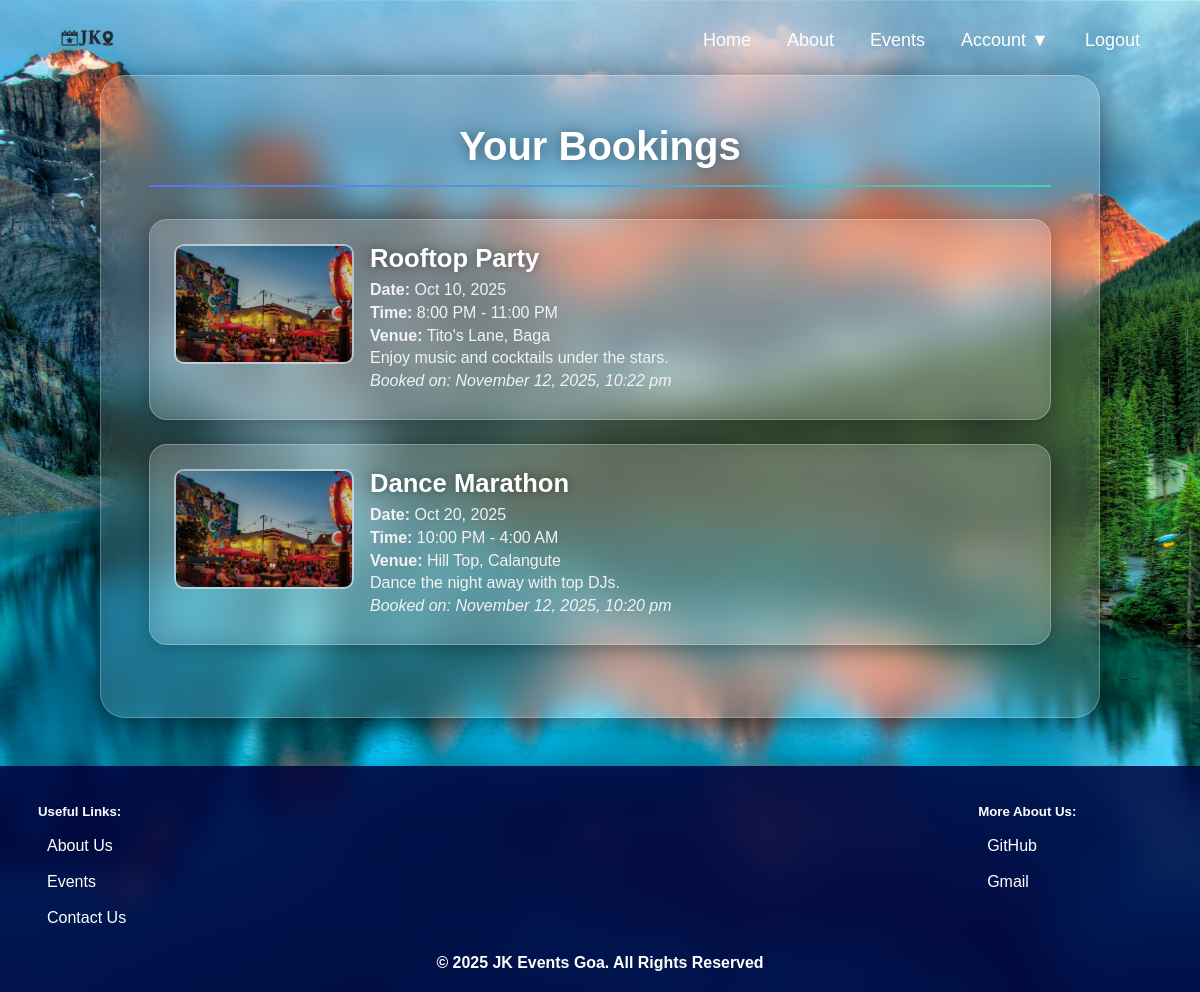
/view_bookings.php (signed in), run on the app's committed database.
### tables this page shows
CREATE TABLE `bookings` (
  `id` int(11) NOT NULL,
  `user_id` int(10) NOT NULL,
  `event_id` int(11) NOT NULL,
  `booked_at` timestamp NOT NULL DEFAULT current_timestamp()
);

CREATE TABLE `events` (
  `id` int(11) NOT NULL,
  `name` varchar(255) DEFAULT NULL,
  `address` text DEFAULT NULL,
  `date` varchar(50) DEFAULT NULL,
  `time` varchar(50) DEFAULT NULL,
  `venue` varchar(255) DEFAULT NULL,
  `description` text DEFAULT NULL
);

### view_bookings.php (the view, shortened to what this page needs)
<?php
include 'connect_db.php';
$user_id = $_SESSION['user_id'];
$query = "
    SELECT e.name, e.date, e.time, e.venue, e.description, b.booked_at
    FROM bookings b
    JOIN events e ON b.event_id = e.id
    WHERE b.user_id = ?
    ORDER BY b.booked_at DESC
";
$stmt = mysqli_prepare($conn, $query);
mysqli_stmt_bind_param($stmt, "i", $user_id);
mysqli_stmt_execute($stmt);
$result = mysqli_stmt_get_result($stmt);
$bookings = mysqli_fetch_all($result, MYSQLI_ASSOC);
?>
<!DOCTYPE html>
<html lang="en">
<head>
    <link rel="stylesheet" href="./style.css">
</head>
<body>
    <?php include 'navbar.php'; ?>
    <div class="content">
        <div class="bookings-container">
            <h2>Your Bookings</h2>
            <hr>
            <?php if (empty($bookings)): ?>
                <div class="no-bookings">
                    <p>You haven't booked any events yet. <a href="event.php">Browse events</a> to get started!</p>
                </div>
            <?php else: ?>
                <?php foreach ($bookings as $booking): ?>
                    <div class="booking-card">
                        <img src="./images/eventimg1.png" alt="Event Image">
                        <div class="booking-info">
                            <h4><?php echo htmlspecialchars($booking['name']); ?></h4>
                            <p><strong>Date:</strong> <?php echo htmlspecialchars($booking['date']); ?></p>
                            <p><strong>Time:</strong> <?php echo htmlspecialchars($booking['time']); ?></p>
                            <p><strong>Venue:</strong> <?php echo htmlspecialchars($booking['venue']); ?></p>
                            <p><?php echo htmlspecialchars($booking['description']); ?></p>
                            <p class="booked-at">Booked on: <?php echo date('F j, Y, g:i a', strtotime($booking['booked_at'])); ?></p>
                        </div>
                    </div>
                <?php endforeach; ?>
            <?php endif; ?>
        </div>
    </div>
    <footer>
        <div class="top">
            <div class="links">
                <h5>Useful Links:</h5>
                <a href="../About/about.html">About Us</a>
                <a href="#">Events</a>
                <a href="#">Contact Us</a>
            </div>
            <div class="reach">
                <h5>More About Us:</h5>
                <a href="https://github.com/Koushik-Sharma" target="_blank">GitHub</a>
                <a href="johnpaulfernandes18@gmail.com" target="_blank">Gmail</a>
            </div>
        </div>
        <div class="copyright">
            <h5>&copy; 2025 JK Events Goa. All Rights Reserved</h5>
        </div>
    </footer>
</body>
</html>

### navbar.php (shortened to what this page needs)
<?php
$is_logged_in = isset($_SESSION['user_id']);
?>
<head>
    <link rel="stylesheet" href="/webtech_project/navbar.css">
</head>
<header>
    <nav class="navbar">
        <div class="logo">
            <img src="/webtech_project/images/Logo-BGedit.png" alt="Logo" id="logo">
        </div>
        <ul class="nav-links">
            <li><a href="/webtech_project/home.php">Home</a></li>
            <li><a href="/webtech_project/about.php">About</a></li>
            <li><a href="/webtech_project/event.php">Events</a></li>
            <?php if ($is_logged_in): ?>
                <li class="dropdown">
                    <a href="#" class="dropdown-toggle">Account ▼</a>
                </li>
                <li><a href="/webtech_project/logout.php">Logout</a></li>
            <?php else: ?>
                <li><a href="/webtech_project/login.php">Login</a></li>
            <?php endif; ?>
        </ul>
    </nav>
</header>

### style.css (style rules this page uses)
html { scroll-behavior: smooth; }
* { margin: 0px; padding: 0px; box-sizing: border-box; }
body { margin-top: 0; font-family: 'Segoe UI', sans-serif; color: #ffffff; background: linear-gradient(to right, #120481, #5346bd, #2C5364); background-size: cover; position: relative; }
footer { background-color: rgb(0, 0, 78); color: white; padding: 12px; margin-top: 20px; }
.copyright { text-align: center; font-size: 1.2rem; }
.links, .reach { display: flex; flex-direction: column; }
.links a, .reach a { text-decoration: none; color: white; margin: 9px; display: inline; }
.links h5, .reach h5 { margin-bottom: 9px; }
.top { display: flex; margin: 18px; }
.reach { margin-left: 75%; }
html { height: 100%; }
body { display: flex; flex-direction: column; min-height: 100vh; margin-top: 0; }
.content { flex: 1; }

### navbar.css (style rules this page uses)
html, body { margin: 0; padding: 0; height: 100%; overflow-x: hidden; font-family: "Poppins", sans-serif; }
body { background-image: url(images/img11.jpg); background-size: cover; background-position: center; background-repeat: no-repeat; }
.navbar { width: 100%; height: 10vh; background: transparent; position: fixed; top: 0; left: 0; z-index: 100; display: flex; justify-content: space-between; align-items: center; padding: 0 5vw; }
.logo img { height: 50px; width: auto; cursor: pointer; }
.nav-links { display: flex; list-style: none; gap: 3vw; }
.nav-links li a { text-decoration: none; color: white; font-size: 18px; font-weight: 500; transition: color 0.3s ease, transform 0.3s ease; }
.dropdown { position: relative; }
.dropdown-toggle { cursor: pointer; }

### view_bookings.php (style rules this page uses)
body { margin: 0; font-family: 'Segoe UI', sans-serif; color: #fff; background: url('images/211c977c-d967-41af-b3a0-28053de5d26f.jpg') no-repeat center center fixed; background-size: cover; min-height: 100vh; display: flex; flex-direction: column; }
.bookings-container { max-width: 1000px; margin: 6vh auto; padding: 3rem; background: rgba(255, 255, 255, 0.12); backdrop-filter: blur(20px); -webkit-backdrop-filter: blur(20px); border: 1.5px solid rgba(255, 255, 255, 0.25); border-radius: 25px; box-shadow: 0 8px 30px rgba(0, 0, 0, 0.5); }
.bookings-container h2 { text-align: center; font-size: 2.5rem; margin-bottom: 1rem; color: #ffffff; text-shadow: 0 0 15px rgba(0,0,0,0.5); }
.bookings-container hr { border: none; height: 2px; background: linear-gradient(to right, #5b70ff, #42d6a4); margin-bottom: 2rem; }
.booking-card { display: flex; flex-wrap: wrap; gap: 1rem; margin-bottom: 1.5rem; padding: 1.5rem; border-radius: 18px; background: rgba(255, 255, 255, 0.15); backdrop-filter: blur(10px); border: 1px solid rgba(255, 255, 255, 0.25); box-shadow: 0 4px 20px rgba(0,0,0,0.3); transition: transform 0.3s ease, box-shadow 0.3s ease; }
.booking-card img { width: 180px; height: 120px; object-fit: cover; border-radius: 10px; border: 2px solid rgba(255,255,255,0.5); }
.booking-info { flex: 1; }
.booking-info h4 { font-size: 1.6rem; color: #fff; margin-bottom: 0.5rem; text-shadow: 0 0 10px rgba(0,0,0,0.4); }
.booking-info p { font-size: 1rem; color: #f3f3f3; margin: 0.3rem 0; }
.booked-at { font-size: 0.9rem; color: #ccc; margin-top: 0.5rem; font-style: italic; }
footer { background: rgba(0, 0, 60, 0.85); backdrop-filter: blur(10px); color: white; padding: 20px; margin-top: auto; }
footer a { color: #a2c8ff; text-decoration: none; }
.bookings-container { margin-top: 75px; }

### data on the page
bookings: event.name "Rooftop Party", event.date "Oct 10, 2025", event.time "8:00 PM - 11:00 PM", event.venue "Tito's Lane, Baga", event.description "Enjoy music and cocktails under the stars.", booked_at "November 12, 2025, 10:22 pm"
bookings: event.name "Dance Marathon", event.date "Oct 20, 2025", event.time "10:00 PM - 4:00 AM", event.venue "Hill Top, Calangute", event.description "Dance the night away with top DJs.", booked_at "November 12, 2025, 10:20 pm"
